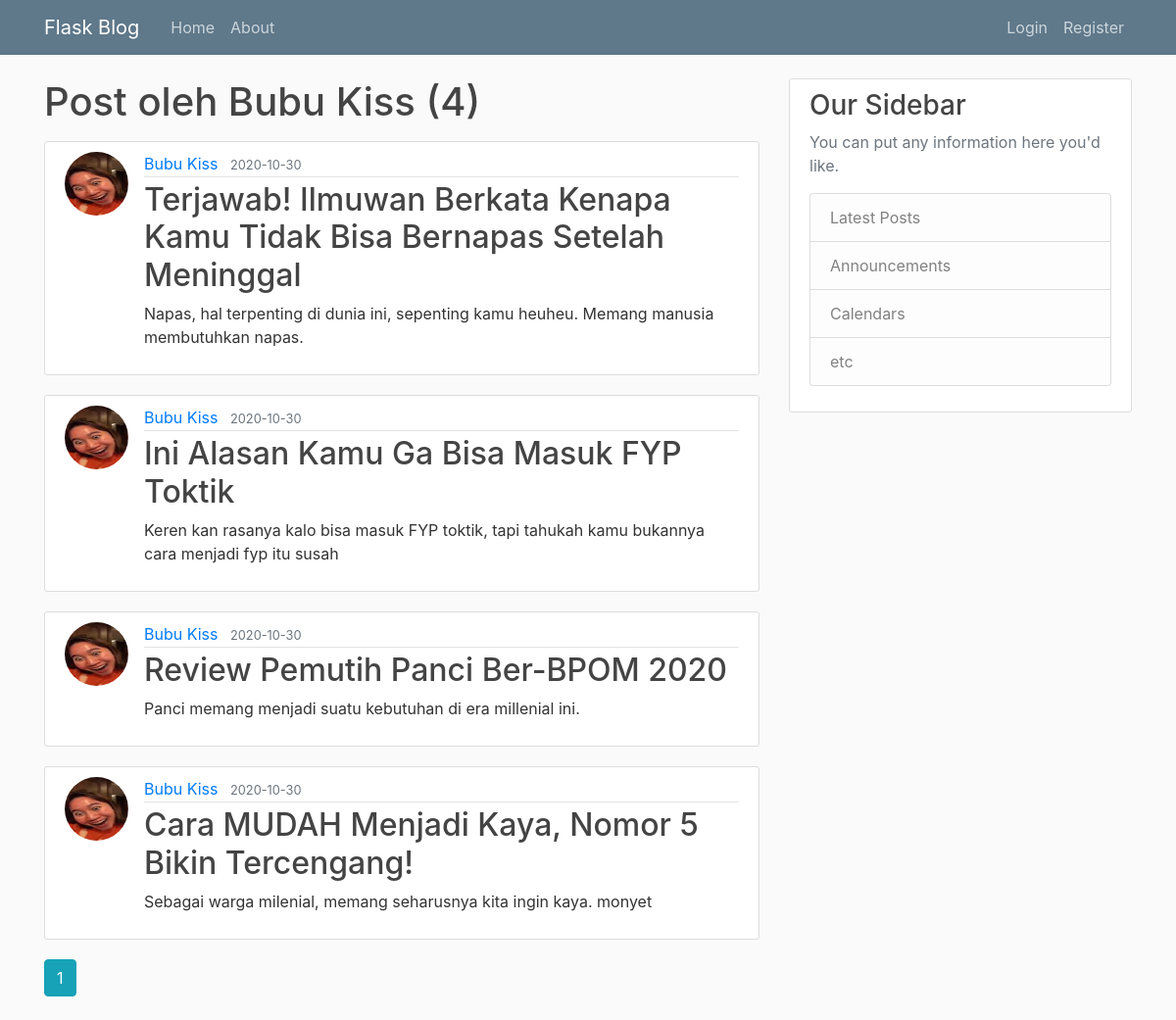
/user/Bubu Kiss, run on the app's committed database.
### models.py (models this page shows, shortened)
class User(db.Model, UserMixin) :
    id = db.Column(db.Integer, primary_key =True)
    username = db.Column(db.String(20), unique=True, nullable=False)
    email = db.Column(db.String(120), unique=True, nullable=False)
    image_file = db.Column(db.String(20), nullable=False, default='default.jpg')
    password = db.Column(db.String(60), nullable=False)
    posts = db.relationship('Post', backref='author', lazy=True)

class Post(db.Model) :
    id = db.Column(db.Integer, primary_key=True)
    title = db.Column(db.String(100), nullable=False)
    date_posted = db.Column(db.DateTime, nullable=False, default=datetime.utcnow)
    content = db.Column(db.Text, nullable=False)
    user_id = db.Column(db.Integer, db.ForeignKey('user.id'), nullable=False)

### flaskblog.py (the view)
@app.route('/user/<string:username>')
def user_posts(username):
    page = request.args.get('page', 1, type=int)
    user = User.query.filter_by(username=username).first_or_404()
    posts = Post.query.filter_by(author=user)\
        .order_by(Post.date_posted.desc())\
        .paginate(page=page, per_page=5)
    return render_template('user_posts.html', posts=posts, user=user)

### templates/user_posts.html
{% extends "layout.html" %}
{% block content %}
    <h1 class="mb-3">Post oleh {{ user.username }} ({{ posts.total }})</h1>
    {% for post in posts.items %}
        <article class="media content-section">
          <img class="rounded-circle article-img" src="{{ url_for('static', filename='profile_pics/' + post.author.image_file) }}">
          <div class="media-body">
            <div class="article-metadata">
              <a class="mr-2" href="{{ url_for('user_posts', username=post.author.username) }}">{{ post.author.username }}</a>
              <small class="text-muted">{{ post.date_posted.strftime('%Y-%m-%d') }}</small>
            </div>
            <h2><a class="article-title" href="{{ url_for('post', post_id=post.id) }}">{{ post.title }}</a></h2>
            <p class="article-content">{{ post.content }}</p>
          </div>
        </article>
    {% endfor %}
    {% for page_num in posts.iter_pages(left_edge=1, right_edge=1, left_current=1, right_current=2) %}
        {% if page_num %}
            {% if posts.page == page_num %}
                <a class="btn btn-info mb-4" href="{{ url_for('user_posts', username=user.username, page=page_num) }}">{{ page_num }}</a>
            {% else %}
                <a class="btn btn-outline-info mb-4" href="{{ url_for('user_posts', username=user.username, page=page_num) }}">{{ page_num }}</a>
            {% endif %}
        {% else %}
        .....
        {% endif %}
    {% endfor %}
{% endblock content %}

### static/main.css (style rules this page uses)
body { background: #fafafa; color: #333333; margin-top: 5rem; }
h1, h2, h3, h4, h5, h6 { color: #444444; }
.content-section { background: #ffffff; padding: 10px 20px; border: 1px solid #dddddd; border-radius: 3px; margin-bottom: 20px; }
.article-title { color: #444444; }
.article-content { white-space: pre-line; }
.article-img { height: 65px; width: 65px; margin-right: 16px; }
.article-metadata { padding-bottom: 1px; margin-bottom: 4px; border-bottom: 1px solid #e3e3e3 }

### data on the page
User: username "Bubu Kiss"
Post: image_file (picture), author.username "Bubu Kiss", date_posted "2020-10-30", title "Terjawab! Ilmuwan Berkata Kenapa Kamu Tidak Bisa Bernapas Setelah Meninggal", content "Napas, hal terpenting di dunia ini, sepenting kamu heuheu. Memang manusia membutuhkan napas."
Post: image_file (picture), author.username "Bubu Kiss", date_posted "2020-10-30", title "Ini Alasan Kamu Ga Bisa Masuk FYP Toktik", content "Keren kan rasanya kalo bisa masuk FYP toktik, tapi tahukah kamu bukannya cara menjadi fyp itu susah"
Post: image_file (picture), author.username "Bubu Kiss", date_posted "2020-10-30", title "Review Pemutih Panci Ber-BPOM 2020", content "Panci memang menjadi suatu kebutuhan di era millenial ini."
Post: image_file (picture), author.username "Bubu Kiss", date_posted "2020-10-30", title "Cara MUDAH Menjadi Kaya, Nomor 5 Bikin Tercengang!", content "Sebagai warga milenial, memang seharusnya kita ingin kaya. monyet"

### other printed values
{{ posts.total }} "4"
{{ page_num }} "1"
